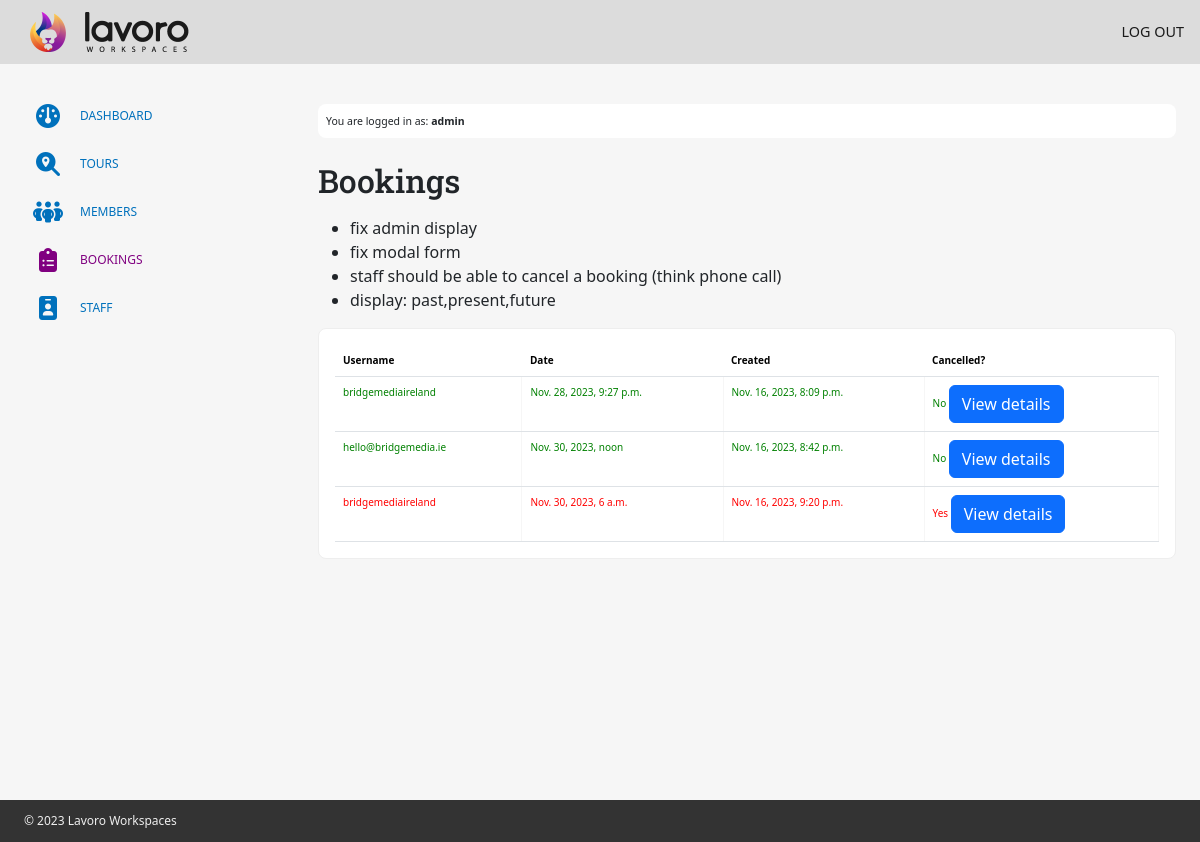
The page /dashboard/bookings/ (signed in) on the database as committed earlier.
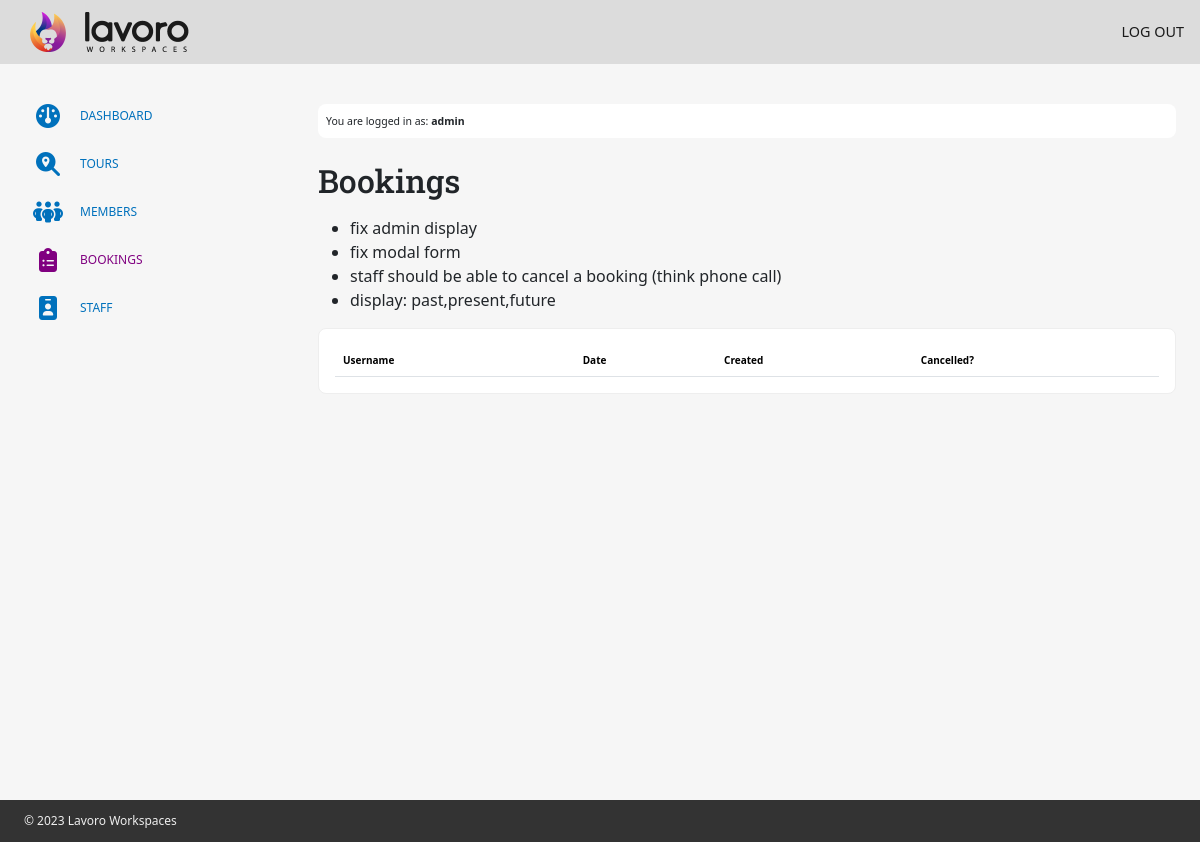
The same page on the database as committed later.
### booking/models.py (models this page shows)
class Booking(models.Model):
    MEAL = (
        ("NONE", "NONE"),
        ("BEEF", "BEEF"),
        ("CHICKEN", "CHICKEN"),
        ("VEGETARIAN", "VEGETARIAN"),
    )
    member = models.ForeignKey(User, on_delete=models.CASCADE, null=True)
    date = models.DateTimeField(default=datetime.now, null=True)
    created = models.DateTimeField(default=datetime.now, null=True)
    cancel = models.BooleanField(default=False, blank=True)
    cancelwhen = models.DateTimeField(default=datetime.now, null=True)
    meal = models.CharField(max_length=99, choices=MEAL, default="NONE")

### dashboard/views.py (the view)
# urls.py: path('bookings/', views.bookings, name='bookings'),
@login_required
def bookings(request):
    booking_data = Booking.objects.all()
    return render(request, 'bookings.html', {'booking_data': booking_data})

### dashboard/templates/bookings.html (shortened to what this page needs)
{% extends 'base_dashboard.html' %}
{% block dashboard_content %}
    <h2>Bookings</h2>
    <ul>
        <li>fix admin display</li>
        <li>fix modal form</li>
        <li>staff should be able to cancel a booking (think phone call)</li>
        <li>display: past,present,future</li>
    </ul>
    <div class="content">
        <table class="table">
            <thead>
            <tr>
                <th scope="col">Username</th>
                <th scope="col">Date</th>
                <th scope="col">Created</th>
                <th scope="col">Cancelled?</th>
            </tr>
            </thead>
            <tbody>
                {% for item in booking_data %}
                    <tr class="{% if item.cancel %}red{% else%}green{% endif%}">
                        <td>{{ item.member }}</td>
                        <td>{{ item.date }}</td>
                        <td>{{ item.created }}</td>
                        <td>
                            {% if item.cancel %}<span style="color:red">Yes</span>{% else%}<span style="color:green">No</span>{% endif%}
                            <button type="button" class="btn btn-primary" data-bs-toggle="modal" data-bs-target="#exampleModal">
                                View details
                            </button>
                        </td>
                    </tr>
                {% endfor %}
            </tbody>
        </table>
    </div>
{% endblock %}

### dashboard/templates/base_dashboard.html (shortened to what this page needs)
{% extends 'base.html' %}
{% load account %}
{% block content %}
    {% if user.is_authenticated  %}
        {% if user.is_staff %}
            <div class="container-fluid p-4">
                <div class="row">
                    <div class="col-xs-12 col-sm-12 col-md-3">
                        <aside>
                            <nav>
                                <ul>
                                    <li>
                                        <a href="{% url 'dashboard' %}">
                                            <i class="fa-solid fa-gauge"></i>
                                            <small>dashboard</small>
                                        </a>
                                    </li>
                                    <li>
                                        <a href="{% url 'tours' %}">
                                            <i class="fa-solid fa-magnifying-glass-location"></i>
                                            <small>tours</small>
                                        </a>
                                    </li>
                                    <li>
                                        <a href="{% url 'members' %}">
                                            <i class="fa-solid fa-people-group"></i>
                                            <small>members</small>
                                        </a>
                                    </li>
                                    <li>
                                        <a href="{% url 'bookings' %}">
                                            <i class="fa-solid fa-clipboard-list"></i>
                                            <small>bookings</small>
                                        </a>
                                    </li>
                                    {% if user.is_superuser %}
                                    <li>
                                        <a href="{% url 'staff' %}">
                                            <i class="fa-solid fa-id-badge"></i>
                                            <small>staff</small>
                                        </a>
                                    </li>
                                    {% endif %}
                                </ul>
                            </nav>
                        </aside>
                    </div>
                    <div class="col-xs-12 col-sm-12 col-md-9">
                        <article>
                            <header>
                                <small>You are logged in as: <strong>{{ user.username }}</strong></small>
                            </header>
                            <div>
                                {% block dashboard_content %}{% endblock %}
                            </div>
                        </article>
                    </div>
                </div>
            </div>
        {% endif %}
    {% else %}
        <a href="{% url 'account_login' %}" class="loggedOut">Please sign in to view this page.</a>
    {% endif %}
{% endblock %}

### templates/base.html (shortened to what this page needs)
{% load account %}
<!DOCTYPE html>
<html lang="en">
<head>
    {% load static %}
    <link rel="stylesheet" href="https://cdn.jsdelivr.net/npm/bootstrap@5.3.2/dist/css/bootstrap.min.css">
    <link rel="stylesheet" type="text/css" href="{% static 'css/styles.css' %}">
    <link rel="stylesheet" type="text/css" href="{% static 'libraries/jquery-ui-1.13.2/jquery-ui.css' %}">
</head>
<body>
    <header id="hdr" class="container-fluid">
        <div class="logo">
            <a href="{% url 'index' %}">
                <img src="{% static '/images/logo.png' %}" height="64px" alt="lavoro workspaces logo"/>
            </a>
        </div>
        <div class="authStatus">
            {% if user.is_authenticated %}
                <a href="{% url 'account_logout' %}">
                    Log out
                </a>
            {% else %}
                <a href="{% url 'account_login' %}">
                    Login
                </a>
            {% endif %}
        </div>
    </header>
    <main  style="background-color: #f6f6f6;">
        <section>
            {% block content %}{% endblock %}
        </section>
    </main>
    <footer id="ftr" class="container-fluid">
        <p>
            &copy; 2023 Lavoro Workspaces
        </p>
    </footer>
</body>
</html>

### static/css/styles.css (style rules this page uses)
body { margin: 0; font-size: 16px; background-color: #fff; }
* { box-sizing: border-box; }
a { text-decoration: none; color: inherit; }
img { max-width: 100%; }
h1, h2, h3, h4, h5, h6 { font-family: "Roboto Slab", serif; }
header, footer, main, nav, section, aside, article { display: block; float: left; width: 100%; }
#hdr { position: relative; z-index: 2; position: fixed; height: 64px; line-height: 40px; padding: 0 16px; background: rgb(220, 220, 220); color: #fff; }
#hdr .logo { float: left; width: auto; }
#hdr .logo img { float: left; }
#hdr .authStatus { width: auto; float: right; font-size: 0.9em; text-transform: uppercase; }
#hdr .authStatus a { display: inline-block; height: 64px; line-height: 64px; border-radius: 12px; color: #1A1A1A; position: relative; }
main { padding: 0em; }
main a { color: #0071BC; }
main section { background-color: #f6f6f6; position: relative; padding: 64px 0 0 0; min-height: 100vh; }
main section aside { float: left; width: 100%; }
main section aside nav { float: left; width: 100%; padding: 1em 0; }
main section aside nav ul { float: left; margin: 0; width: 100%; padding: 0; list-style: none; }
main section aside nav ul li { width: auto; padding: 0 0 24px 0; text-align: center; }
main section aside nav ul li a { padding: 8px; line-height: 24px; width: auto; }
main section aside nav ul li a i { font-size: 24px; float: left; width: 48px; height: 24px; margin: 0 auto; border-radius: 8px; padding: 0; }
main section aside nav ul li a small { float: left; width: auto; font-size: 12px; white-space: nowrap; margin-left: 8px; text-transform: uppercase; }
main section article { padding: 1em 0; }
main section article h2 { margin: 0.5em 0; }
main section article header { background-color: #fff; border-radius: 8px; margin: 0 0 2em 0; padding: 8px; font-size: 12px; }
main section article .content { border: 1px solid #eee; border-radius: 8px; background-color: #fff; padding: 1em; margin-bottom: 2em; }
main section article table { margin: 0 !important; font-size: 10px !important; }
main section article table tr:nth-child(odd) { background-color: #f6f6f6; }
#ftr { font-size: 12px; background-color: #333; color: #eee; padding: 1em 2em; }
#ftr p { margin: 0; padding: 0; }
.active { color: purple !important; }

Rows that differ between the two databases and show on the page:
removed Booking: member "bridgemediaireland", date "Nov. 28, 2023, 9:27 p.m.", created "Nov. 16, 2023, 8:09 p.m.", cancel "No"
removed Booking: member "hello@bridgemedia.ie", date "Nov. 30, 2023, noon", created "Nov. 16, 2023, 8:42 p.m.", cancel "No"
removed Booking: member "bridgemediaireland", date "Nov. 30, 2023, 6 a.m.", created "Nov. 16, 2023, 9:20 p.m.", cancel "Yes"
